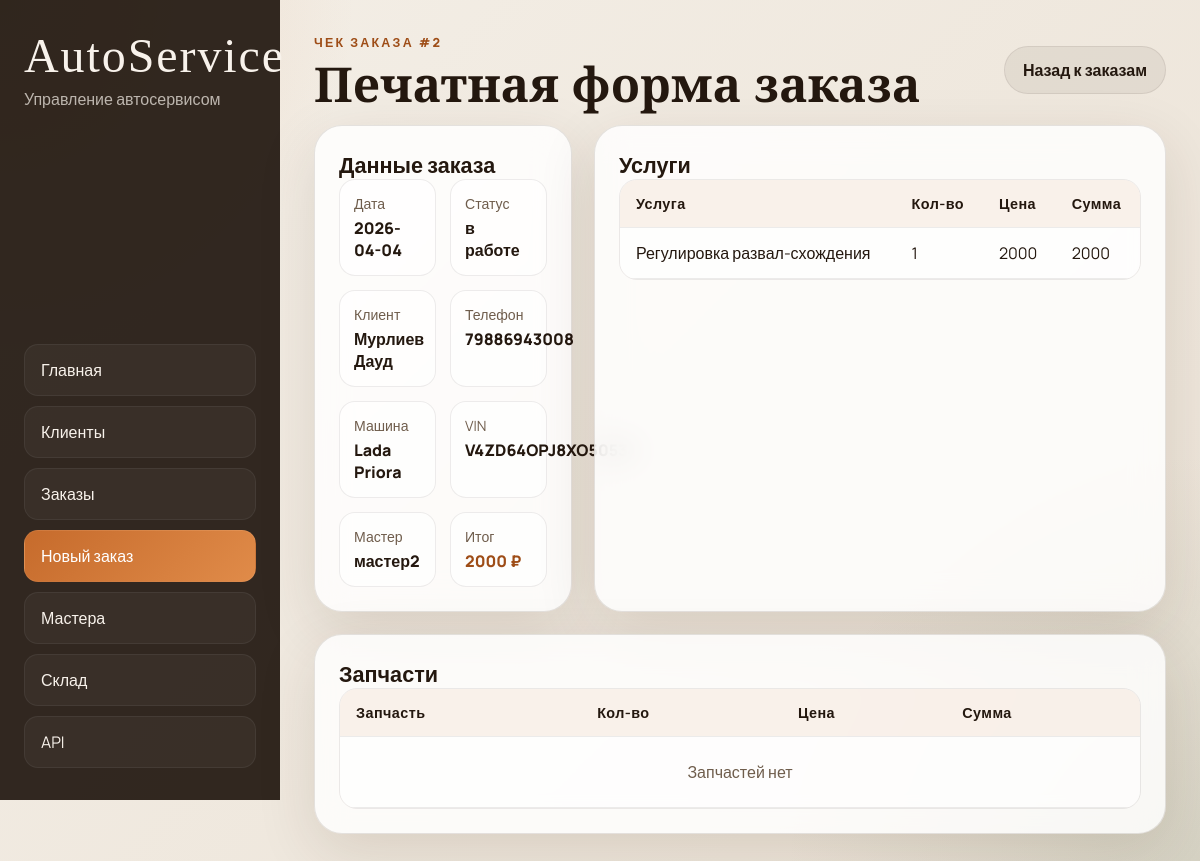
Page /orders/2/receipt on the committed database.
### tables this page shows
CREATE TABLE orders (
    order_id INTEGER PRIMARY KEY AUTOINCREMENT,
    car_id INTEGER,
    order_date TEXT DEFAULT (date('now')),
    status TEXT DEFAULT 'в работе',
    total_cost INTEGER DEFAULT 0,
	master_id INTEGER,
    FOREIGN KEY (car_id) REFERENCES cars(car_id),
	FOREIGN KEY (master_id) REFERENCES masters(master_id)
);

CREATE TABLE clients (
	client_id INTEGER PRIMARY KEY AUTOINCREMENT,
	full_name TEXT NOT NULL,
	phone_number VARCHAR(11) NOT NULL UNIQUE,
	email TEXT UNIQUE
	CONSTRAINT email_check CHECK(email like '%@%.%')
);

CREATE TABLE cars (
	car_id INTEGER PRIMARY KEY AUTOINCREMENT,
	client_id INTEGER,
	car_model TEXT NOT NULL,
	year INTEGER NOT NULL,
	vin VARCHAR(17) NOT NULL UNIQUE,
	FOREIGN KEY (client_id) REFERENCES clients(client_id) ON DELETE CASCADE
);

CREATE TABLE masters (
	master_id INTEGER PRIMARY KEY AUTOINCREMENT,
	master_name TEXT NOT NULL,
	phone_number varchar(11) NOT NULL UNIQUE,
	email TEXT UNIQUE,
	hire_date date DEFAULT CURRENT_DATE
	CONSTRAINT email_check CHECK(email like '%@%.%')
);

CREATE TABLE order_services (
    order_id INTEGER,
    service_id INTEGER,
    quantity INTEGER DEFAULT 1,
    price_at_time INTEGER,
    PRIMARY KEY (order_id, service_id),
    FOREIGN KEY (order_id) REFERENCES orders(order_id) ON DELETE CASCADE,
    FOREIGN KEY (service_id) REFERENCES services(service_id)
);

CREATE TABLE services (
	service_id INTEGER PRIMARY KEY AUTOINCREMENT,
	service_name TEXT NOT NULL UNIQUE,
	price INTEGER NOT NULL
);

### autoservice/ui.py (the view)
@ui.route('/orders/<int:order_id>/receipt')
def receipt_page(order_id):
    receipt = fetch_order_receipt(get_tables(), order_id)
    if not receipt:
        return render_template('receipt.html', receipt=None, order_id=order_id), 404
    return render_template('receipt.html', receipt=receipt, order_id=order_id)

### autoservice/ui.py (called while the page is built)
def get_tables():
    return current_app.extensions['autoservice_tables']

### templates/receipt.html (shortened to what this page needs)
{% extends 'base.html' %}
{% block content %}
{% if receipt %}
<section class="page-head">
  <div>
    <p class="eyebrow">Чек заказа #{{ receipt.order.order_id }}</p>
    <h1>Печатная форма заказа</h1>
  </div>
  <a class="button button-secondary" href="{{ url_for('ui.orders_page') }}">Назад к заказам</a>
</section>
<section class="receipt-layout">
  <article class="panel receipt-card">
    <h2>Данные заказа</h2>
    <dl class="receipt-meta">
      <div><dt>Дата</dt><dd>{{ receipt.order.order_date }}</dd></div>
      <div><dt>Статус</dt><dd>{{ receipt.order.status }}</dd></div>
      <div><dt>Клиент</dt><dd>{{ receipt.order.full_name }}</dd></div>
      <div><dt>Телефон</dt><dd>{{ receipt.order.phone_number }}</dd></div>
      <div><dt>Машина</dt><dd>{{ receipt.order.car_model }}</dd></div>
      <div><dt>VIN</dt><dd>{{ receipt.order.vin }}</dd></div>
      <div><dt>Мастер</dt><dd>{{ receipt.order.master_name or 'Не назначен' }}</dd></div>
      <div><dt>Итог</dt><dd class="receipt-total">{{ receipt.order.total_cost }} ₽</dd></div>
    </dl>
  </article>
  <article class="panel receipt-card">
    <h2>Услуги</h2>
    <div class="table-wrap table-wrap--compact">
      <table>
        <thead><tr><th>Услуга</th><th>Кол-во</th><th>Цена</th><th>Сумма</th></tr></thead>
        <tbody>
          {% for item in receipt.services %}
          <tr>
            <td>{{ item.service_name }}</td>
            <td>{{ item.quantity }}</td>
            <td>{{ item.price_at_time }}</td>
            <td>{{ item.line_total }}</td>
          </tr>
          {% else %}
          <tr><td colspan="4" class="empty">Услуг нет</td></tr>
          {% endfor %}
        </tbody>
      </table>
    </div>
  </article>
  <article class="panel receipt-card receipt-card--full">
    <h2>Запчасти</h2>
    <div class="table-wrap table-wrap--compact">
      <table>
        <thead><tr><th>Запчасть</th><th>Кол-во</th><th>Цена</th><th>Сумма</th></tr></thead>
        <tbody>
          {% for item in receipt.parts %}
          <tr>
            <td>{{ item.part_name }}</td>
            <td>{{ item.quantity }}</td>
            <td>{{ item.unit_price }}</td>
            <td>{{ item.line_total }}</td>
          </tr>
          {% else %}
          <tr><td colspan="4" class="empty">Запчастей нет</td></tr>
          {% endfor %}
        </tbody>
      </table>
    </div>
  </article>
</section>
{% else %}
<section class="panel empty-state">
  <p class="eyebrow">Чек не найден</p>
  <h1>Заказ #{{ order_id }} отсутствует</h1>
  <a class="button button-primary" href="{{ url_for('ui.orders_page') }}">К списку заказов</a>
</section>
{% endif %}
{% endblock %}

### static/styles.css (style rules this page uses)
:root { --bg: #f4efe7; --bg-2: #ebe2d6; --panel: rgba(255, 255, 255, 0.82); --panel-border: rgba(52, 35, 20, 0.12); --text: #24180f; --muted: #6f5d4c; --accent: #c66b2c; --accent-dark: #9e4d17; --accent-soft: rgba(198, 107, 44, 0.12); --danger: #b43b2f; --shadow: 0 18px 60px rgba(57, 33, 10, 0.12); --radius-xl: 28px; --radius-lg: 20px; --radius-md: 14px; }
* { box-sizing: border-box; }
html, body { min-height: 100%; }
body { margin: 0; color: var(--text); font-family: 'Manrope', sans-serif; background: radial-gradient(circle at top left, rgba(198, 107, 44, 0.18), transparent 24%), radial-gradient(circle at bottom right, rgba(87, 116, 84, 0.15), transparent 28%), linear-gradient(135deg, var(--bg) 0%, var(--bg-2) 100%); }
a { color: inherit; text-decoration: none; }
.hero, .panel, .stat-card, .selection-card { backdrop-filter: blur(16px); background: var(--panel); border: 1px solid var(--panel-border); box-shadow: var(--shadow); }
.hero h1, .page-head h1 { margin: 0; font-family: 'Cormorant Garamond', serif; font-size: clamp(2.3rem, 4vw, 4.2rem); line-height: 0.95; }
.eyebrow { margin: 0 0 10px; text-transform: uppercase; letter-spacing: 0.18em; color: var(--accent-dark); font-size: 0.78rem; font-weight: 800; }
.button { display: inline-flex; align-items: center; justify-content: center; min-height: 48px; padding: 0 18px; border-radius: 999px; border: 1px solid transparent; cursor: pointer; transition: transform 0.2s ease, opacity 0.2s ease, background 0.2s ease; font-weight: 700; }
.button-secondary { background: rgba(36, 24, 15, 0.06); color: var(--text); border-color: rgba(36, 24, 15, 0.08); }
.panel { padding: 24px; border-radius: var(--radius-xl); }
.panel-header, .page-head { display: flex; justify-content: space-between; gap: 16px; align-items: center; margin-bottom: 18px; }
.panel-header h2, .panel h2 { margin: 0; font-size: 1.35rem; }
.table-wrap { overflow-x: auto; border-radius: 18px; border: 1px solid rgba(36, 24, 15, 0.08); }
.table-wrap table { width: 100%; border-collapse: collapse; min-width: 720px; background: rgba(255, 255, 255, 0.6); }
.table-wrap--compact table { min-width: 520px; }
th, td { padding: 14px 16px; border-bottom: 1px solid rgba(36, 24, 15, 0.08); text-align: left; vertical-align: top; }
th { background: rgba(198, 107, 44, 0.09); font-size: 0.9rem; letter-spacing: 0.03em; }
.empty { text-align: center; color: var(--muted); padding: 24px; }
.receipt-layout { display: grid; grid-template-columns: 1fr 1fr; gap: 22px; }
.receipt-card--full { grid-column: 1 / -1; }
.receipt-meta { display: grid; grid-template-columns: repeat(2, minmax(0, 1fr)); gap: 14px; margin: 0; }
.receipt-meta div { padding: 14px; border-radius: 16px; background: rgba(255, 255, 255, 0.66); border: 1px solid rgba(36, 24, 15, 0.08); }
.receipt-meta dt { color: var(--muted); font-size: 0.88rem; margin-bottom: 4px; }
.receipt-meta dd { margin: 0; font-weight: 800; }
.receipt-total { color: var(--accent-dark); }

### rows in the picture
orders: order.order_id "2", order.order_date "2026-04-04", order.status "в работе", order.total_cost "2000"
clients: order.full_name "Мурлиев Дауд", order.phone_number "79886943008"
cars: order.car_model "Lada Priora", order.vin "V4ZD64OPJ8XO50534"
masters: order "мастер2"
order_services: service_name "Регулировка развал-схождения", quantity "1", price_at_time "2000", line_total "2000"
